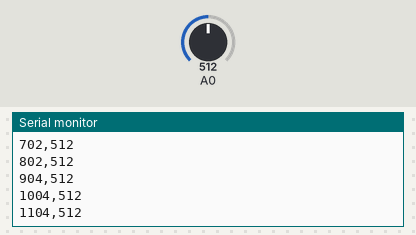
The sketch below on a simulated Arduino Uno, built with avr-gcc and run on an emulated ATmega328P. On the bench: the last lines printed to the serial monitor. The inputs (shaded band) are chosen by the test bench; at power-on: A0 = 512.

Above: at 1.2 s.
1.3 s: A0 set to 716
At 1.31 s:
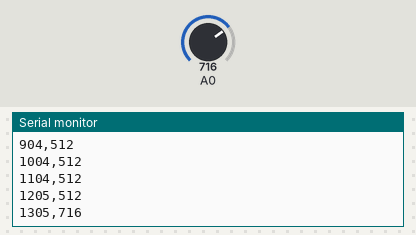
2.8 s: A0 set to 900
At 2.82 s:
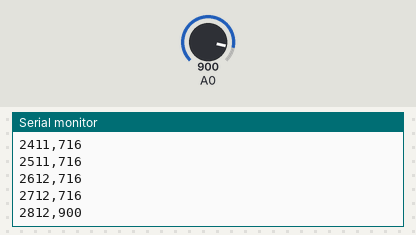
Timing chart, 0 to 5.8 s (numbered marks = the images above; inputs shaded):
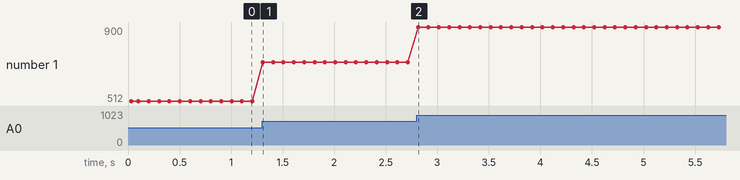

Measured:
- after the input at 1.3 s, the serial monitor: prints a new line at once (image 1)
- plotted number 1: 512 → 716 after the input at 1.3 s

The sketch:

cds.ino
```cpp
// 실물 점검: CdS 광센서 분압 회로 (A0)
// 가렸을 때와 비췄을 때의 ADC 값을 10 Hz로 기록합니다.
void setup() {
  Serial.begin(9600);
  Serial.println("# PROBE cds v1");
  Serial.println("time_ms,raw");
}

void loop() {
  Serial.print(millis());
  Serial.print(',');
  Serial.println(analogRead(A0));
  delay(100);
}
```
